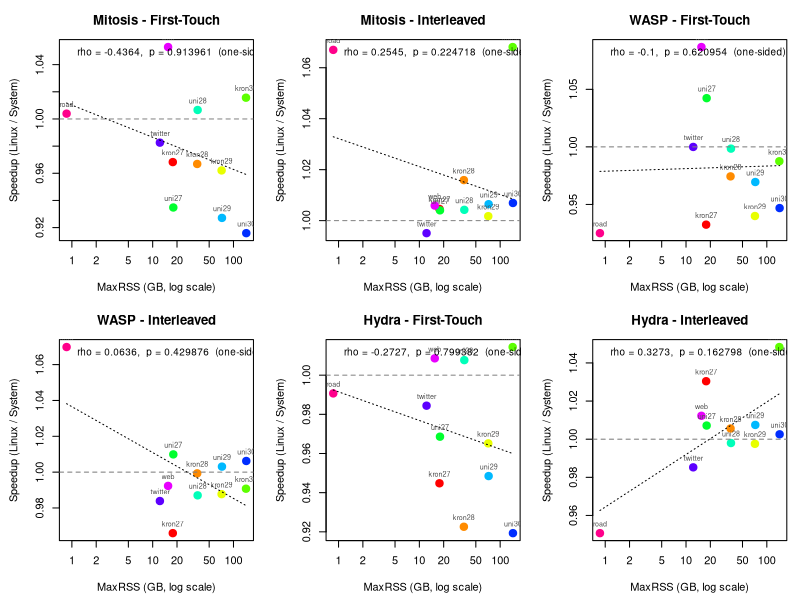

R code for this plot:
###############################################################################
###   CC: Does speedup over Linux depend on working-set size (maxRSS)?    ###
###   Permutation test on Spearman correlation, per system × policy       ###
###   ONE-SIDED test: H1: rho > 0 (larger RSS → more speedup)            ###
###############################################################################

# =============================================================================
# 1. MaxRSS for CC (GB), per graph
# =============================================================================

maxrss <- c(
  kron27 = 17.74, kron28 = 35.56, kron29 = 71.28, kron30 = 142.84,
  uni27  = 18.00, uni28  = 36.00, uni29  = 72.00, uni30  = 143.98,
  twitter = 12.28, web = 15.51, road = 0.86
)

# =============================================================================
# 2. Runtime data (5 trials per configuration) — from cc.R
# =============================================================================

rt <- list(
  # --- LINUX First-Touch ---
  linux_ft_kron27  = c(0.33432, 0.33719, 0.33736, 0.33210, 0.33170),
  linux_ft_kron28  = c(0.60428, 0.61037, 0.60743, 0.60363, 0.61118),
  linux_ft_kron29  = c(1.21015, 1.20480, 1.19634, 1.16316, 1.18709),
  linux_ft_kron30  = c(2.09808, 2.21373, 2.17341, 2.28224, 2.20104),
  linux_ft_uni27   = c(1.18827, 1.16887, 1.15323, 1.15058, 1.17195),
  linux_ft_uni28   = c(2.45903, 2.49955, 2.56540, 2.55408, 2.52200),
  linux_ft_uni29   = c(5.47980, 5.45273, 5.55925, 5.50595, 5.45401),
  linux_ft_uni30   = c(12.10859, 12.12118, 12.08304, 12.19501, 12.17252),
  linux_ft_twitter = c(0.18231, 0.17170, 0.17307, 0.17776, 0.17210),
  linux_ft_web     = c(0.12921, 0.11152, 0.14532, 0.11367, 0.13373),
  linux_ft_road    = c(0.03938, 0.04308, 0.04179, 0.04394, 0.04215),
  
  # --- LINUX Interleaved ---
  linux_il_kron27  = c(0.25568, 0.26908, 0.25490, 0.25550, 0.25602),
  linux_il_kron28  = c(0.46972, 0.47812, 0.47114, 0.47250, 0.49086),
  linux_il_kron29  = c(0.92636, 0.91469, 0.93650, 0.92920, 0.90505),
  linux_il_kron30  = c(1.87866, 1.88115, 1.90174, 1.90381, 1.91024),
  linux_il_uni27   = c(0.76189, 0.73479, 0.74908, 0.74255, 0.73844),
  linux_il_uni28   = c(1.74240, 1.75118, 1.75498, 1.74074, 1.75582),
  linux_il_uni29   = c(4.10651, 4.04614, 4.06896, 4.08327, 4.06141),
  linux_il_uni30   = c(9.35257, 9.35723, 9.36331, 9.35796, 9.46177),
  linux_il_twitter = c(0.13059, 0.13006, 0.13119, 0.12852, 0.12938),
  linux_il_web     = c(0.07028, 0.06937, 0.06963, 0.06934, 0.06867),
  linux_il_road    = c(0.02967, 0.03030, 0.03044, 0.04164, 0.03055),
  
  # --- MITOSIS Replicated ---
  mitosis_ft_kron27  = c(0.34886, 0.34696, 0.34402, 0.34417, 0.34352),
  mitosis_ft_kron28  = c(0.63570, 0.62427, 0.63464, 0.62502, 0.62136),
  mitosis_ft_kron29  = c(1.24479, 1.24005, 1.22290, 1.23012, 1.25852),
  mitosis_ft_kron30  = c(2.12465, 2.22176, 2.14811, 2.14393, 2.16096),
  mitosis_ft_uni27   = c(1.25579, 1.21579, 1.28107, 1.23458, 1.25247),
  mitosis_ft_uni28   = c(2.54689, 2.49474, 2.47363, 2.51197, 2.49002),
  mitosis_ft_uni29   = c(6.02214, 5.81009, 5.98436, 5.90102, 5.89157),
  mitosis_ft_uni30   = c(13.26237, 13.32196, 13.18052, 13.27089, 13.21549),
  mitosis_ft_twitter = c(0.18049, 0.17791, 0.18010, 0.17678, 0.17723),
  mitosis_ft_web     = c(0.12836, 0.11718, 0.11773, 0.12013, 0.11819),
  mitosis_ft_road    = c(0.04078, 0.04251, 0.04212, 0.04227, 0.04184),
  
  # --- MITOSIS Replicated+Interleaved ---
  mitosis_il_kron27  = c(0.25968, 0.25756, 0.25533, 0.25687, 0.25584),
  mitosis_il_kron28  = c(0.47911, 0.46570, 0.46784, 0.47068, 0.46172),
  mitosis_il_kron29  = c(0.91337, 0.92042, 0.93662, 0.91907, 0.91425),
  mitosis_il_kron30  = c(1.77704, 1.83280, 1.77881, 1.74097, 1.74171),
  mitosis_il_uni27   = c(0.74402, 0.74084, 0.74025, 0.73736, 0.74931),
  mitosis_il_uni28   = c(1.73375, 1.74838, 1.73782, 1.74728, 1.74103),
  mitosis_il_uni29   = c(4.02504, 4.04885, 4.05882, 4.07201, 4.03096),
  mitosis_il_uni30   = c(9.31540, 9.35624, 9.29052, 9.26697, 9.34132),
  mitosis_il_twitter = c(0.13144, 0.13206, 0.13004, 0.12971, 0.12970),
  mitosis_il_web     = c(0.06971, 0.06858, 0.06930, 0.06887, 0.06879),
  mitosis_il_road    = c(0.03096, 0.03015, 0.03020, 0.03045, 0.03063),
  
  # --- WASP First-Touch ---
  wasp_ft_kron27  = c(0.33527, 0.34038, 0.34087, 0.34007, 0.43727),
  wasp_ft_kron28  = c(0.60347, 0.62062, 0.63099, 0.63286, 0.62883),
  wasp_ft_kron29  = c(1.19862, 1.40999, 1.26841, 1.23482, 1.23059),
  wasp_ft_kron30  = c(2.37828, 2.16981, 2.23374, 2.20839, 2.11691),
  wasp_ft_uni27   = c(1.11689, 1.11587, 1.12409, 1.12318, 1.11606),
  wasp_ft_uni28   = c(2.55775, 2.52966, 2.53246, 2.52459, 2.47480),
  wasp_ft_uni29   = c(5.46369, 5.69698, 5.72876, 5.72185, 5.70470),
  wasp_ft_uni30   = c(13.00939, 12.94447, 12.68042, 12.82998, 12.62236),
  wasp_ft_twitter = c(0.18163, 0.17186, 0.17432, 0.17254, 0.17664),
  wasp_ft_web     = c(0.12749, 0.11511, 0.11400, 0.11412, 0.11218),
  wasp_ft_road    = c(0.05861, 0.04301, 0.04140, 0.04249, 0.04187),
  
  # --- WASP Interleaved ---
  wasp_il_kron27  = c(0.25634, 0.26579, 0.25337, 0.25540, 0.30581),
  wasp_il_kron28  = c(0.48778, 0.48226, 0.48061, 0.46740, 0.46592),
  wasp_il_kron29  = c(0.92352, 0.94378, 0.94426, 0.92688, 0.93075),
  wasp_il_kron30  = c(2.34424, 1.83257, 1.76604, 1.79748, 1.82377),
  wasp_il_uni27   = c(0.73522, 0.73883, 0.74124, 0.73380, 0.74116),
  wasp_il_uni28   = c(1.87841, 1.74229, 1.73700, 1.75124, 1.75105),
  wasp_il_uni29   = c(4.11585, 4.03830, 4.03221, 4.06124, 4.05638),
  wasp_il_uni30   = c(9.29679, 9.28747, 9.32106, 9.32014, 9.37765),
  wasp_il_twitter = c(0.12882, 0.13339, 0.12998, 0.13955, 0.12865),
  wasp_il_web     = c(0.07056, 0.07019, 0.06941, 0.06937, 0.07045),
  wasp_il_road    = c(0.02987, 0.03020, 0.03050, 0.03047, 0.03095),
  
  # --- HYDRA Replicated (repl_order_9) ---
  hydra_ft_kron27  = c(0.36914, 0.34359, 0.34791, 0.34817, 0.36161),
  hydra_ft_kron28  = c(0.67069, 0.65018, 0.65746, 0.65463, 0.65877),
  hydra_ft_kron29  = c(1.21586, 1.24727, 1.23666, 1.22624, 1.25073),
  hydra_ft_kron30  = c(2.18219, 2.18830, 2.17792, 2.19172, 2.07314),
  hydra_ft_uni27   = c(1.18717, 1.21247, 1.20780, 1.20146, 1.21323),
  hydra_ft_uni28   = c(2.49349, 2.49622, 2.50323, 2.50483, 2.50630),
  hydra_ft_uni29   = c(5.71528, 5.79724, 5.88380, 5.78073, 5.76615),
  hydra_ft_uni30   = c(13.02523, 13.16519, 13.24926, 13.48782, 13.07836),
  hydra_ft_twitter = c(0.18016, 0.17822, 0.17699, 0.17940, 0.17606),
  hydra_ft_web     = c(0.11971, 0.11806, 0.13615, 0.11644, 0.13770),
  hydra_ft_road    = c(0.03986, 0.04351, 0.04288, 0.04293, 0.04314),
  
  # --- HYDRA Replicated+Interleaved (repl_order_9) ---
  hydra_il_kron27  = c(0.24175, 0.23935, 0.26174, 0.25478, 0.25545),
  hydra_il_kron28  = c(0.46746, 0.47608, 0.46362, 0.48639, 0.47549),
  hydra_il_kron29  = c(0.93557, 0.95258, 0.90745, 0.92060, 0.90686),
  hydra_il_kron30  = c(1.75343, 1.84890, 1.77762, 1.86501, 1.79378),
  hydra_il_uni27   = c(0.74274, 0.73695, 0.73650, 0.74413, 0.73997),
  hydra_il_uni28   = c(1.75516, 1.77303, 1.74849, 1.74639, 1.73972),
  hydra_il_uni29   = c(4.04427, 4.04295, 4.05114, 4.02582, 4.05104),
  hydra_il_uni30   = c(9.39343, 9.34908, 9.33556, 9.32547, 9.36958),
  hydra_il_twitter = c(0.13787, 0.13057, 0.13137, 0.13000, 0.12967),
  hydra_il_web     = c(0.06916, 0.06829, 0.06829, 0.06842, 0.06892),
  hydra_il_road    = c(0.03005, 0.03039, 0.04955, 0.03045, 0.03059)
)

# =============================================================================
# 3. Permutation test on Spearman rho
#    H0: rho <= 0 (no positive association)
#    H1: rho > 0  (larger RSS → more speedup)
#    One-sided test (greater)
# =============================================================================

perm_cor_test <- function(x, y, n_perm = 100000) {
  n <- length(x)
  obs_rho <- cor(x, y, method = "spearman")
  count <- 0
  for (i in seq_len(n_perm)) {
    perm_rho <- cor(sample(x), y, method = "spearman")
    if (perm_rho >= obs_rho) count <- count + 1
  }
  list(rho = obs_rho, p = (count + 1) / (n_perm + 1), n = n)
}

# Helper: format p-value with full precision (scientific notation for small values)
fmt_p <- function(p) {
  ifelse(p < 1e-4, sprintf("%.4e", p), sprintf("%.6f", p))
}

# =============================================================================
# 4. Compute per-graph mean speedup, then test correlation with maxRSS
# =============================================================================

graphs   <- c("kron27","kron28","kron29","kron30",
              "uni27","uni28","uni29","uni30",
              "twitter","web","road")
policies <- c("ft", "il")
pol_lab  <- c(ft = "First-Touch", il = "Interleaved")
systems  <- c("mitosis", "wasp", "hydra")
sys_lab  <- c(mitosis = "Mitosis", wasp = "WASP", hydra = "Hydra")

set.seed(42)
results <- data.frame()
plot_data <- data.frame()

for (sys in systems) {
  for (pol in policies) {
    speedups <- numeric(length(graphs))
    rss_vals <- numeric(length(graphs))
    
    for (i in seq_along(graphs)) {
      g <- graphs[i]
      lk <- paste0("linux_", pol, "_", g)
      sk <- paste0(sys, "_", pol, "_", g)
      # Mean speedup = mean(linux) / mean(system)
      speedups[i] <- mean(rt[[lk]]) / mean(rt[[sk]])
      rss_vals[i] <- maxrss[g]
    }
    
    # Permutation test
    res <- perm_cor_test(rss_vals, speedups)
    
    results <- rbind(results, data.frame(
      System  = sys_lab[sys],
      Policy  = pol_lab[pol],
      Rho     = round(res$rho, 4),
      p_value = res$p,
      p_display = fmt_p(res$p),
      Sig     = ifelse(res$p < 0.001, "***",
                       ifelse(res$p < 0.01,  "**",
                              ifelse(res$p < 0.05,  "*", ""))),
      stringsAsFactors = FALSE
    ))
    
    # Collect for plotting
    for (i in seq_along(graphs)) {
      plot_data <- rbind(plot_data, data.frame(
        System  = sys_lab[sys],
        Policy  = pol_lab[pol],
        Graph   = graphs[i],
        MaxRSS  = rss_vals[i],
        Speedup = speedups[i],
        stringsAsFactors = FALSE
      ))
    }
  }
}

# =============================================================================
# 5. Print results
# =============================================================================

cat("\n")
cat("======================================================================\n")
cat("  CC: Spearman correlation between MaxRSS and Speedup vs Linux\n")
cat("  Permutation test (ONE-SIDED, H1: rho > 0, 100k permutations)\n")
cat("  11 graphs, mean speedup per graph\n")
cat("======================================================================\n\n")

# Print with formatted p-value column
print_results <- results[, c("System", "Policy", "Rho", "p_display", "Sig")]
colnames(print_results)[4] <- "p_value"
print(print_results, row.names = FALSE)

cat("\nInterpretation:\n")
cat("  H1: rho > 0 → larger working sets see MORE speedup over Linux\n")
cat("  Small p → reject H0 in favour of positive association\n")
cat("  * p < 0.05  ** p < 0.01  *** p < 0.001\n")

# =============================================================================
# 5b. Detailed per-graph speedup tables for each system × policy
# =============================================================================

cat("\n")
cat("======================================================================\n")
cat("  Per-graph speedup vs MaxRSS (sorted by MaxRSS ascending)\n")
cat("======================================================================\n")

for (sys in systems) {
  for (pol in policies) {
    label <- paste(sys_lab[sys], "-", pol_lab[pol])
    cat("\n---", label, "---\n")
    cat(sprintf("  %-10s %8s %10s %12s\n",
                "Graph", "RSS(GB)", "Speedup", "% Improv."))
    
    speedups <- numeric(length(graphs))
    rss_vals <- numeric(length(graphs))
    for (i in seq_along(graphs)) {
      g <- graphs[i]
      lk <- paste0("linux_", pol, "_", g)
      sk <- paste0(sys, "_", pol, "_", g)
      speedups[i] <- mean(rt[[lk]]) / mean(rt[[sk]])
      rss_vals[i] <- maxrss[g]
    }
    
    ord <- order(rss_vals)
    for (i in ord) {
      pct <- (speedups[i] - 1) * 100
      cat(sprintf("  %-10s %8.2f %10.4f %+11.2f%%\n",
                  graphs[i], rss_vals[i], speedups[i], pct))
    }
    
    # Summarise: small vs large
    small_idx <- which(rss_vals < 20)
    large_idx <- which(rss_vals >= 40)
    cat(sprintf("  >> Small graphs (RSS < 20 GB, n=%d): mean speedup = %.4f\n",
                length(small_idx), mean(speedups[small_idx])))
    cat(sprintf("  >> Large graphs (RSS >= 40 GB, n=%d): mean speedup = %.4f\n",
                length(large_idx), mean(speedups[large_idx])))
  }
}

# =============================================================================
# 5c. Overall summary across all systems
# =============================================================================

cat("\n")
cat("======================================================================\n")
cat("  Summary: Average speedup by MaxRSS group across all systems\n")
cat("======================================================================\n\n")

for (pol in policies) {
  cat(sprintf("--- %s ---\n", pol_lab[pol]))
  cat(sprintf("  %-10s %12s %12s %12s\n",
              "RSS Group", "Mitosis", "WASP", "Hydra"))
  
  for (grp_label in c("Small (<20GB)", "Medium (20-80GB)", "Large (>80GB)")) {
    vals <- character(3)
    for (si in seq_along(systems)) {
      sys <- systems[si]
      speedups <- numeric(length(graphs))
      rss_vals <- numeric(length(graphs))
      for (i in seq_along(graphs)) {
        g <- graphs[i]
        lk <- paste0("linux_", pol, "_", g)
        sk <- paste0(sys, "_", pol, "_", g)
        speedups[i] <- mean(rt[[lk]]) / mean(rt[[sk]])
        rss_vals[i] <- maxrss[g]
      }
      if (grp_label == "Small (<20GB)")       idx <- which(rss_vals < 20)
      else if (grp_label == "Medium (20-80GB)") idx <- which(rss_vals >= 20 & rss_vals <= 80)
      else                                      idx <- which(rss_vals > 80)
      vals[si] <- sprintf("%.4f", mean(speedups[idx]))
    }
    cat(sprintf("  %-17s %9s %12s %12s\n", grp_label, vals[1], vals[2], vals[3]))
  }
  cat("\n")
}

cat("Interpretation guide:\n")
cat("  If speedup increases monotonically with RSS group (small < medium < large),\n")
cat("  this supports the hypothesis that the tiered-memory systems benefit more\n")
cat("  when the working set is larger (exceeding fast-tier capacity).\n")
cat("  The Spearman rho and one-sided permutation p-value above test this formally.\n")

# =============================================================================
# 6. Scatter plots (base R): Speedup vs MaxRSS, per system × policy
# =============================================================================

pdf("cc_rss_speedup.pdf", width = 14, height = 10)
par(mfrow = c(2, 3), mar = c(4.5, 4.5, 3, 1))

graph_cols <- rainbow(length(graphs))
names(graph_cols) <- graphs

for (sys in systems) {
  for (pol in policies) {
    label <- paste(sys_lab[sys], "-", pol_lab[pol])
    
    # Extract subset
    idx <- plot_data$System == sys_lab[sys] & plot_data$Policy == pol_lab[pol]
    sub <- plot_data[idx, ]
    
    # Annotation from results
    ridx <- results$System == sys_lab[sys] & results$Policy == pol_lab[pol]
    rho_val <- results$Rho[ridx]
    p_str   <- results$p_display[ridx]
    sig_val <- results$Sig[ridx]
    
    plot(sub$MaxRSS, sub$Speedup,
         log = "x", pch = 19,
         col = graph_cols[sub$Graph], cex = 1.5,
         xlab = "MaxRSS (GB, log scale)",
         ylab = "Speedup (Linux / System)",
         main = label)
    abline(h = 1, lty = 2, col = "gray50")
    # Linear fit on log(RSS) for trend line
    fit <- lm(Speedup ~ log2(MaxRSS), data = sub)
    xseq <- seq(min(sub$MaxRSS), max(sub$MaxRSS), length.out = 100)
    lines(xseq, predict(fit, newdata = data.frame(MaxRSS = xseq)),
          lty = 3, col = "black")
    # Annotate with rho and p (one-sided)
    legend("topleft",
           legend = paste0("rho = ", rho_val, ",  p = ", p_str, " ", sig_val,
                           " (one-sided)"),
           bty = "n", cex = 0.9)
    # Label points
    text(sub$MaxRSS, sub$Speedup, labels = sub$Graph,
         pos = 3, cex = 0.65, col = "gray30")
  }
}

dev.off()
cat("\nSaved plot to cc_rss_speedup.pdf\n")
